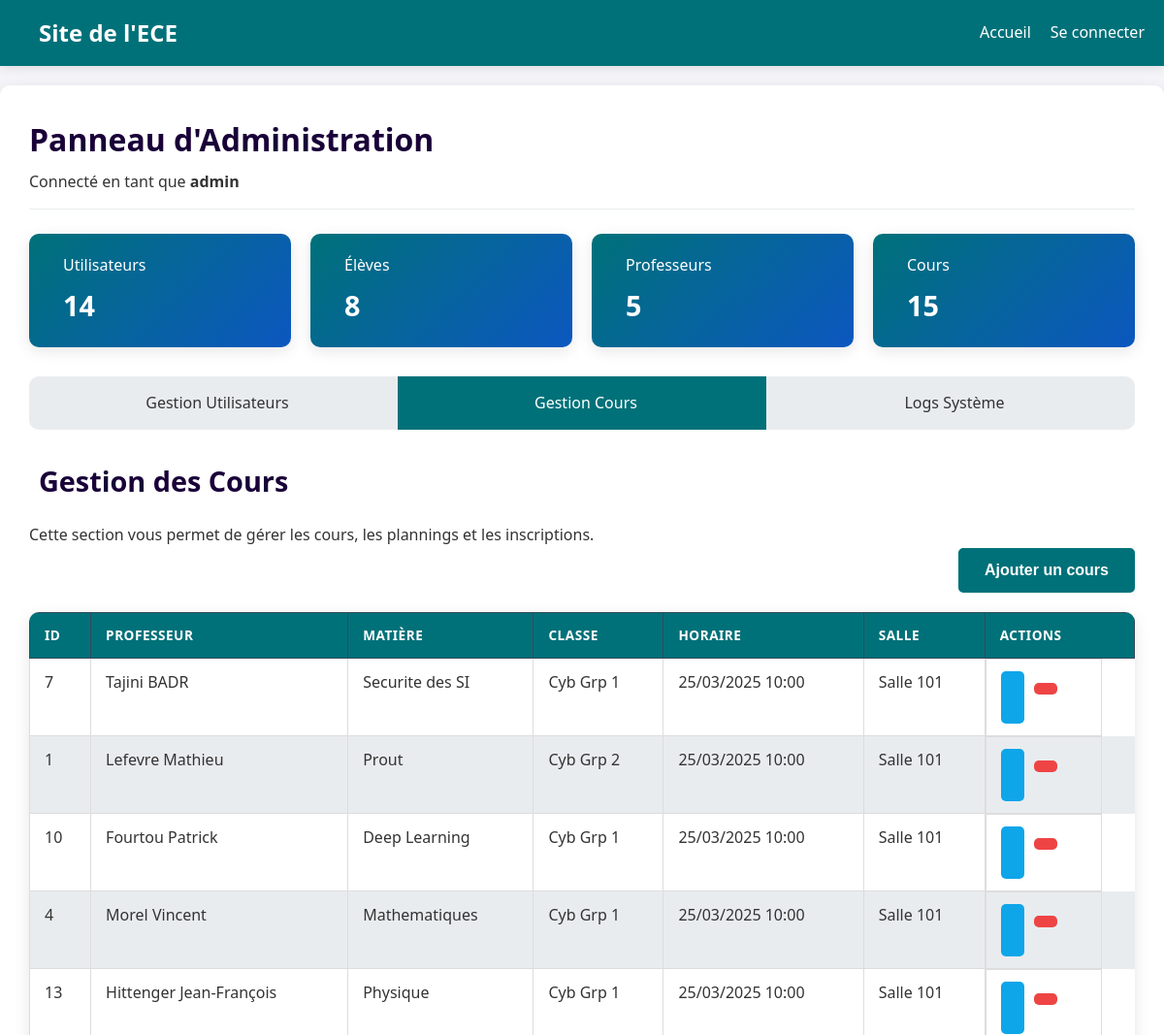
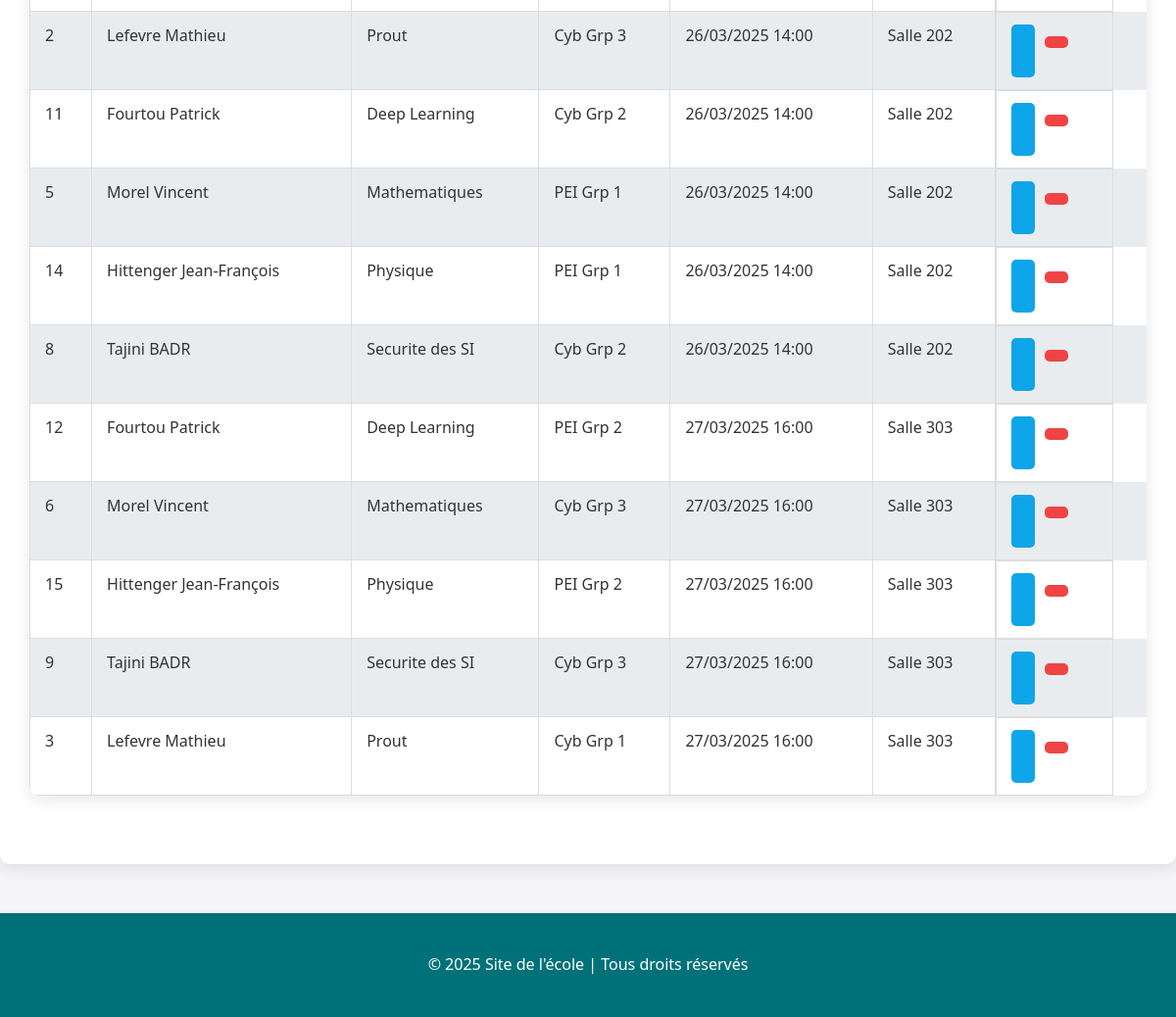
The app's page /pages/admin.php?section=cours (signed in) with its own data (2 pictures, top to bottom).
### tables this page shows
CREATE TABLE IF NOT EXISTS cours (
    id INT AUTO_INCREMENT PRIMARY KEY,
    prof_id INT NOT NULL,
    classe VARCHAR(50) NOT NULL,
    matiere VARCHAR(50) NOT NULL,
    horaire DATETIME NOT NULL,
    salle VARCHAR(50) NOT NULL,
    FOREIGN KEY (prof_id) REFERENCES profs(id) ON DELETE CASCADE
);

CREATE TABLE IF NOT EXISTS profs (
    id INT AUTO_INCREMENT PRIMARY KEY,
    user_id INT NOT NULL UNIQUE,
    nom VARCHAR(50) NOT NULL,
    prenom VARCHAR(50) NOT NULL,
    date_naissance DATE NOT NULL,
    matiere VARCHAR(50) NOT NULL,
    FOREIGN KEY (user_id) REFERENCES users(id) ON DELETE CASCADE
);

### pages/admin.php (the view, shortened to what this page needs)
<?php
require_once('../config/db.php');
$active_section = isset($_GET['section']) ? $_GET['section'] : 'users';
$stmt = $pdo->query("SELECT c.*, p.nom, p.prenom, p.matiere as prof_matiere
                     FROM cours c
                     JOIN profs p ON c.prof_id = p.id
                     ORDER BY c.horaire");
$cours = $stmt->fetchAll(PDO::FETCH_ASSOC);
$totalUsers = $pdo->query("SELECT COUNT(*) FROM users")->fetchColumn();
$totalStudents = $pdo->query("SELECT COUNT(*) FROM users WHERE role = 'eleve'")->fetchColumn();
$totalTeachers = $pdo->query("SELECT COUNT(*) FROM users WHERE role = 'prof'")->fetchColumn();
$totalCourses = $pdo->query("SELECT COUNT(*) FROM cours")->fetchColumn();
include('../includes/header.php');
?>
<div class="admin-dashboard">
    <div class="admin-header">
        <h1>Panneau d'Administration</h1>
        <p>Connecté en tant que <strong><?php echo htmlspecialchars($_SESSION['username']); ?></strong></p>
    </div>
    <div class="dashboard-stats">
        <div class="stat-card">
            <div class="stat-info">
                <h3>Utilisateurs</h3>
                <p><?php echo $totalUsers; ?></p>
            </div>
        </div>
        <div class="stat-card">
            <div class="stat-info">
                <h3>Élèves</h3>
                <p><?php echo $totalStudents; ?></p>
            </div>
        </div>
        <div class="stat-card">
            <div class="stat-info">
                <h3>Professeurs</h3>
                <p><?php echo $totalTeachers; ?></p>
            </div>
        </div>
        <div class="stat-card">
            <div class="stat-info">
                <h3>Cours</h3>
                <p><?php echo $totalCourses; ?></p>
            </div>
        </div>
    </div>
    <div class="admin-nav">
        <a href="?section=users" class="nav-item <?php echo $active_section === 'users' ? 'active' : ''; ?>">
            <i class="fas fa-user-cog"></i> Gestion Utilisateurs
        </a>
        <a href="?section=cours" class="nav-item <?php echo $active_section === 'cours' ? 'active' : ''; ?>">
            <i class="fas fa-book"></i> Gestion Cours
        </a>
        <a href="?section=logs" class="nav-item <?php echo $active_section === 'logs' ? 'active' : ''; ?>">
            <i class="fas fa-clipboard-list"></i> Logs Système
        </a>
    </div>
    <div class="admin-sections">
        <div class="admin-section <?php echo $active_section === 'cours' ? 'active' : ''; ?>">
            <h2><i class="fas fa-book"></i> Gestion des Cours</h2>
            <p>Cette section vous permet de gérer les cours, les plannings et les inscriptions.</p>
            <div class="section-actions">
                <button class="btn btn-primary" id="showAddCoursForm">
                    <i class="fas fa-plus-circle"></i> Ajouter un cours
                </button>
            </div>
            <div class="cours-list">
                <table class="data-table">
                    <thead>
                        <tr>
                            <th>ID</th>
                            <th>Professeur</th>
                            <th>Matière</th>
                            <th>Classe</th>
                            <th>Horaire</th>
                            <th>Salle</th>
                            <th>Actions</th>
                        </tr>
                    </thead>
                    <tbody>
                        <?php foreach ($cours as $c): ?>
                        <tr>
                            <td><?php echo $c['id']; ?></td>
                            <td><?php echo htmlspecialchars($c['nom'] . ' ' . $c['prenom']); ?></td>
                            <td><?php echo htmlspecialchars($c['matiere']); ?></td>
                            <td><?php echo htmlspecialchars($c['classe']); ?></td>
                            <td><?php echo date('d/m/Y H:i', strtotime($c['horaire'])); ?></td>
                            <td><?php echo htmlspecialchars($c['salle']); ?></td>
                            <td class="actions">
                                <button class="btn btn-sm btn-info edit-cours"
                                        data-id="<?php echo $c['id']; ?>"
                                        data-prof-id="<?php echo $c['prof_id']; ?>"
                                        data-matiere="<?php echo htmlspecialchars($c['matiere']); ?>"
                                        data-classe="<?php echo htmlspecialchars($c['classe']); ?>"
                                        data-horaire="<?php echo date('Y-m-d\TH:i', strtotime($c['horaire'])); ?>"
                                        data-salle="<?php echo htmlspecialchars($c['salle']); ?>">
                                </button>
                                <form method="post" action="" class="d-inline delete-form">
                                    <button type="submit" class="btn btn-sm btn-danger" onclick="return confirm('Êtes-vous sûr de vouloir supprimer ce cours ?');">
                                    </button>
                                </form>
                            </td>
                        </tr>
                        <?php endforeach; ?>
                    </tbody>
                </table>
            </div>
        </div>
    </div>
</div>
<?php
include('../includes/footer.php');
?>

### css/style.css (style rules this page uses)
:root { --primary: #007179; --primary-dark: #0c57c0; --secondary: #190038; --secondary-dark: #e04347; --light: #f4f4f9; --dark: #333; --gray: #535252; --light-gray: #e9ecef; --white: #ffffff; --shadow: 0 4px 15px rgba(0, 0, 0, 0.1); --shadow-strong: 0 8px 30px rgba(0, 0, 0, 0.1); --border-radius: 10px; --transition: all 0.3s ease; }
* { margin: 0; padding: 0; box-sizing: border-box; }
body { font-family: 'Segoe UI', Roboto, 'Helvetica Neue', Arial, sans-serif; margin: 0; padding: 0; background-color: var(--light); color: var(--dark); line-height: 1.6; }
h1, h2, h3, h4, h5, h6 { font-weight: 600; margin-bottom: 15px; }
h2 { font-size: 2.5rem; text-align: center; margin-bottom: 2rem; }
.btn { display: inline-block; padding: 12px 25px; border-radius: 5px; text-decoration: none; font-weight: 600; cursor: pointer; transition: var(--transition); text-align: center; border: none; font-size: 16px; }
.btn-primary { background-color: var(--primary); color: var(--white); border: 2px solid var(--primary); }
.admin-dashboard { padding: 30px; background-color: var(--white); border-radius: var(--border-radius); box-shadow: var(--shadow); margin: 20px auto; max-width: 1400px; }
.admin-header { margin-bottom: 25px; padding-bottom: 15px; border-bottom: 1px solid var(--light-gray); }
.admin-header h1 { color: var(--secondary); font-size: 2rem; margin-bottom: 5px; }
.dashboard-stats { display: grid; grid-template-columns: repeat(auto-fit, minmax(200px, 1fr)); gap: 20px; margin-bottom: 30px; }
.stat-card { background: linear-gradient(135deg, var(--primary), var(--primary-dark)); color: var(--white); padding: 20px; border-radius: var(--border-radius); display: flex; align-items: center; box-shadow: var(--shadow); transition: transform 0.3s ease; }
.stat-info h3 { font-size: 1rem; margin-bottom: 5px; font-weight: 500; }
.stat-info p { font-size: 1.8rem; font-weight: 700; }
.admin-nav { display: flex; background-color: var(--light-gray); border-radius: var(--border-radius); margin-bottom: 30px; overflow: hidden; }
.nav-item { padding: 15px 20px; color: var(--dark); text-decoration: none; flex: 1; text-align: center; transition: var(--transition); font-weight: 500; display: flex; align-items: center; justify-content: center; }
.nav-item.active { background-color: var(--primary); color: var(--white); }
.admin-section { display: none; margin-bottom: 40px; }
.admin-section.active { display: block; }
.admin-section h2 { display: flex; align-items: center; font-size: 1.8rem; margin-bottom: 20px; color: var(--secondary); text-align: left; }
.section-actions { margin-bottom: 20px; display: flex; justify-content: flex-end; }
.data-table { width: 100%; border-collapse: collapse; margin-bottom: 30px; box-shadow: var(--shadow); border-radius: var(--border-radius); overflow: hidden; }
.data-table th { background-color: var(--primary); color: var(--white); font-weight: 600; text-transform: uppercase; font-size: 0.85rem; letter-spacing: 0.5px; }
.data-table tr:nth-child(even) { background-color: var(--light-gray); }
.data-table td.actions { white-space: nowrap; width: 120px; }
.btn-sm { padding: 6px 12px; font-size: 0.85rem; }
.btn-info { background-color: #0ea5e9; color: white; border: none; }
.btn-danger { background-color: #ef4444; color: white; border: none; }
.d-inline { display: inline-block; }
.admin-section.active { animation: fadeIn 0.5s; }
.actions { display: flex; gap: 10px; }
.btn-danger { background-color: #ef4444; color: var(--white); }
table { width: 100%; border-collapse: collapse; }
th { background-color: #2c3e50; color: white; padding: 12px; text-align: center; font-weight: 500; border: 1px solid #34495e; }

### records on screen
cours: id "7", prof.prenom "Tajini BADR", matiere "Securite des SI", classe "Cyb Grp 1", horaire "25/03/2025 10:00", salle "Salle 101"
cours: id "1", prof.prenom "Lefevre Mathieu", matiere "Prout", classe "Cyb Grp 2", horaire "25/03/2025 10:00", salle "Salle 101"
cours: id "10", prof.prenom "Fourtou Patrick", matiere "Deep Learning", classe "Cyb Grp 1", horaire "25/03/2025 10:00", salle "Salle 101"
cours: id "4", prof.prenom "Morel Vincent", matiere "Mathematiques", classe "Cyb Grp 1", horaire "25/03/2025 10:00", salle "Salle 101"
cours: id "13", prof.prenom "Hittenger Jean-François", matiere "Physique", classe "Cyb Grp 1", horaire "25/03/2025 10:00", salle "Salle 101"
cours: id "2", prof.prenom "Lefevre Mathieu", matiere "Prout", classe "Cyb Grp 3", horaire "26/03/2025 14:00", salle "Salle 202"
cours: id "11", prof.prenom "Fourtou Patrick", matiere "Deep Learning", classe "Cyb Grp 2", horaire "26/03/2025 14:00", salle "Salle 202"
cours: id "5", prof.prenom "Morel Vincent", matiere "Mathematiques", classe "PEI Grp 1", horaire "26/03/2025 14:00", salle "Salle 202"
cours: id "14", prof.prenom "Hittenger Jean-François", matiere "Physique", classe "PEI Grp 1", horaire "26/03/2025 14:00", salle "Salle 202"
cours: id "8", prof.prenom "Tajini BADR", matiere "Securite des SI", classe "Cyb Grp 2", horaire "26/03/2025 14:00", salle "Salle 202"
cours: id "12", prof.prenom "Fourtou Patrick", matiere "Deep Learning", classe "PEI Grp 2", horaire "27/03/2025 16:00", salle "Salle 303"
cours: id "6", prof.prenom "Morel Vincent", matiere "Mathematiques", classe "Cyb Grp 3", horaire "27/03/2025 16:00", salle "Salle 303"
cours: id "15", prof.prenom "Hittenger Jean-François", matiere "Physique", classe "PEI Grp 2", horaire "27/03/2025 16:00", salle "Salle 303"
cours: id "9", prof.prenom "Tajini BADR", matiere "Securite des SI", classe "Cyb Grp 3", horaire "27/03/2025 16:00", salle "Salle 303"
cours: id "3", prof.prenom "Lefevre Mathieu", matiere "Prout", classe "Cyb Grp 1", horaire "27/03/2025 16:00", salle "Salle 303"

### other values on screen
$_SESSION['username'] "admin"
$totalUsers "14"
$totalStudents "8"
$totalTeachers "5"
$totalCourses "15"
